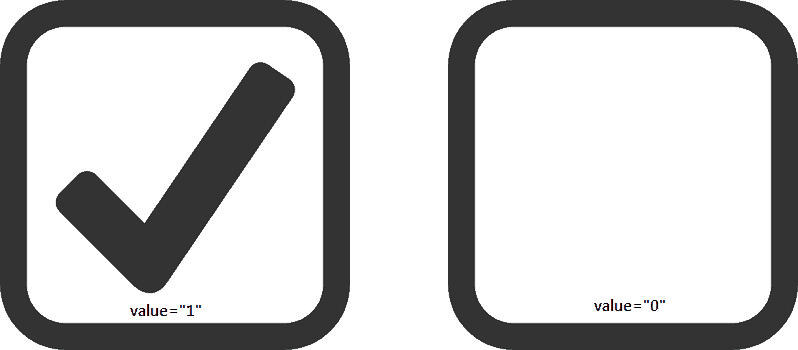
#> input picture 01_basics/assets/checkbox.png, 798 x 350 px, found by its file name
$ python 10_checkbox.py
#> lines starting #> are read from the running program, lines starting #| are printed output that depends on the picture; after the words box and inside, x2 and y2 are one past the last pixel; in counts of white or black regions, pixels touching at a corner belong together
import cv2
import numpy as np

img = cv2.imread(r'.\assets\checkbox.png')
#> img is the input picture: shape (350, 798, 3); mean B, G, R 194.4, 194.3, 194.3
# cv2.imshow('img', img)

img = cv2.copyMakeBorder(
    src=img,
    top=20,
    bottom=20,
    left=20,
    right=20,
    borderType=cv2.BORDER_CONSTANT,
    value=(255, 255, 255)
)
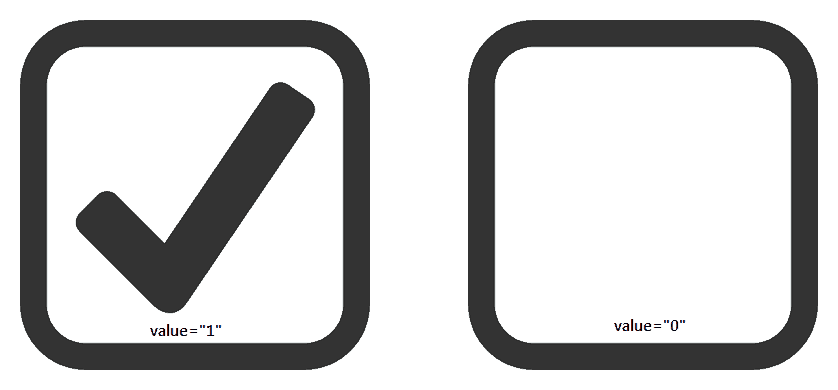
#> img: shape (390, 838, 3); mean B, G, R 203.2, 203.2, 203.1

# cv2.imshow('img_br', img)

# przeksztalcenie do skali szarości
gray = cv2.cvtColor(src=img, code=cv2.COLOR_BGR2GRAY)
# cv2.imshow('gray', gray)

# rozmycie zdjęcia
blurred = cv2.GaussianBlur(src=gray, ksize=(5, 5), sigmaX=0)
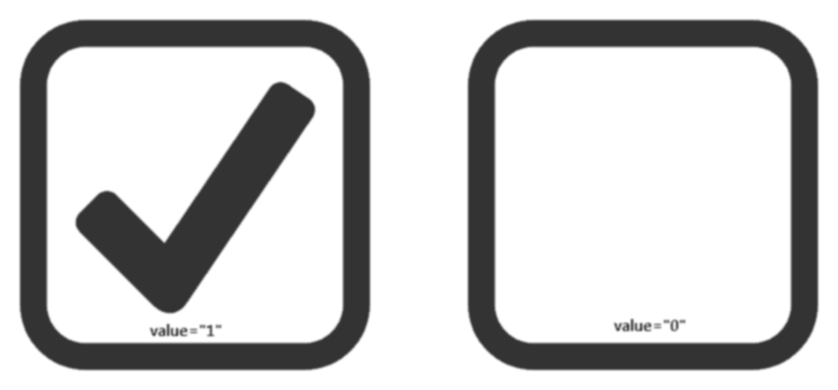
#> blurred: shape (390, 838); min 50, max 255, mean 203.2
# cv2.imshow('blurred', blurred)

# robienie maski funkcja treshold
thresh = cv2.threshold(src=blurred, thresh=75, maxval=200, type=cv2.THRESH_BINARY)[1]
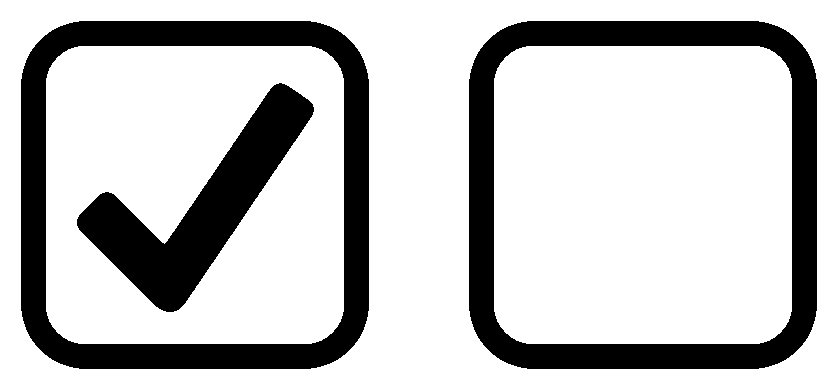
#> thresh: shape (390, 838); values 0 (black) and 200 (white), 76.6% white; 3 black regions
# cv2.imshow('thresh', thresh)

# znajdowanie konturow
contours = cv2.findContours(image=thresh, mode=cv2.RETR_LIST, method=cv2.CHAIN_APPROX_SIMPLE)[0]
#> contours = 6 contours; box (x1, y1, x2, y2) and area: (0, 0, 838, 390) 325593, (468, 20, 818, 370) 118039, (20, 20, 370, 370) 118039, (494, 46, 792, 344) 86969, (46, 46, 344, 344) 86969, (76, 82, 315, 313) 17035
print(f'[INFO] Liczba wszystkich konturów: {len(contours)}')
#| [INFO] Liczba wszystkich konturów: 6

# wyrysowanie konturow
#> (the run stopped early here; a loop or call above may not have finished)
